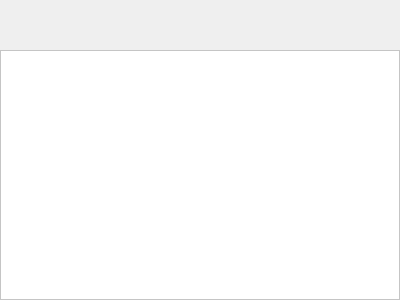
<?xml version="1.0" encoding="UTF-8"?>
<ui version="4.0">
 <class>FCEdit</class>
 <widget class="QWidget" name="FCEdit">
  <property name="geometry">
   <rect>
    <x>0</x>
    <y>0</y>
    <width>400</width>
    <height>300</height>
   </rect>
  </property>
  <property name="windowTitle">
   <string>Form</string>
  </property>
  <property name="styleSheet">
   <string notr="true">QLabel {
	color: white;
}

QTextEdit {
	font-size: 12px;
}</string>
  </property>
  <layout class="QVBoxLayout" name="verticalLayout">
   <property name="leftMargin">
    <number>0</number>
   </property>
   <property name="topMargin">
    <number>0</number>
   </property>
   <property name="rightMargin">
    <number>0</number>
   </property>
   <property name="bottomMargin">
    <number>0</number>
   </property>
   <item>
    <widget class="QLabel" name="label">
     <property name="font">
      <font>
       <family>Trebuchet MS</family>
       <pointsize>24</pointsize>
       <weight>75</weight>
       <bold>true</bold>
      </font>
     </property>
     <property name="text">
      <string/>
     </property>
     <property name="alignment">
      <set>Qt::AlignCenter</set>
     </property>
    </widget>
   </item>
   <item>
    <widget class="QPlainTextEdit" name="textedit">
     <property name="styleSheet">
      <string notr="true">background-color:white;</string>
     </property>
    </widget>
   </item>
  </layout>
 </widget>
 <resources/>
 <connections/>
</ui>
